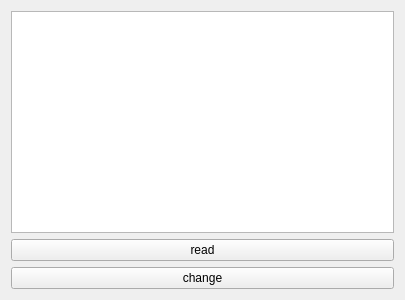
<?xml version="1.0" encoding="UTF-8"?>
<ui version="4.0">
 <class>filereadwrite</class>
 <widget class="QWidget" name="filereadwrite">
  <property name="geometry">
   <rect>
    <x>0</x>
    <y>0</y>
    <width>405</width>
    <height>300</height>
   </rect>
  </property>
  <property name="windowTitle">
   <string>filereadwrite</string>
  </property>
  <layout class="QVBoxLayout" name="verticalLayout">
   <item>
    <widget class="QTextEdit" name="textEdit"/>
   </item>
   <item>
    <widget class="QPushButton" name="pushButton_2">
     <property name="text">
      <string>read</string>
     </property>
    </widget>
   </item>
   <item>
    <widget class="QPushButton" name="pushButton">
     <property name="text">
      <string>change</string>
     </property>
    </widget>
   </item>
  </layout>
 </widget>
 <layoutdefault spacing="6" margin="11"/>
 <resources/>
 <connections/>
</ui>
